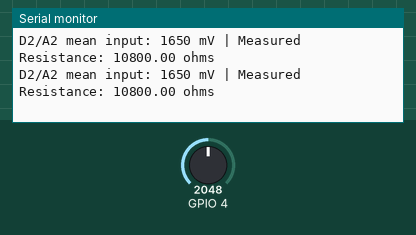
The sketch below on a simulated Seeed XIAO ESP32-C3. On the bench: the last lines printed to the serial monitor. The test bench sets the inputs (shaded band); at power-on: GPIO 4 = 2048 (analog values on the 0–4095 scale). Nothing arrives over Bluetooth unless stated; a phone connects over Bluetooth LE 3 s after start.

Above: at 3.8 s.
3.9 s: GPIO 4 set to 2490
At 4.17 s:
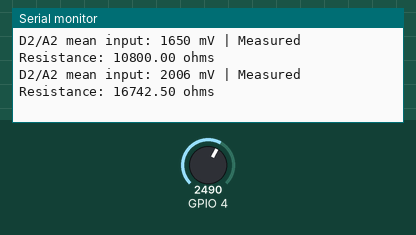
5.4 s: GPIO 4 set to 2410
At 5.59 s:
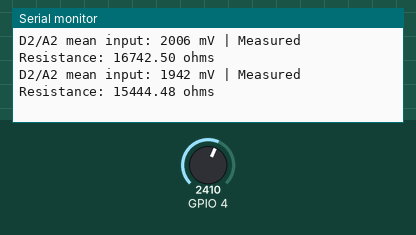
Timing chart, 0 to 8.4 s (numbered marks = the images above; inputs shaded):
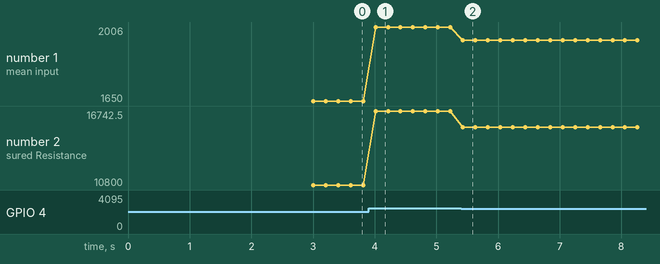

Measured:
- after the input at 3.9 s, the serial monitor: prints a new line after 0.11 s (image 1)
- after the input at 5.4 s, the serial monitor: prints a new line at once (image 2)
- plotted number 1: 1650 → 2006 after the input at 3.9 s, 2006 → 1942 after the input at 5.4 s
- plotted number 2: 10800 → 16742.5 after the input at 3.9 s, 16742.5 → 15444.48 after the input at 5.4 s

The sketch:

legacy_sensorlab.ino
```cpp
/*
 * SensorLab legacy firmware (v1 text-float protocol).
 *
 * This preserves the laboratory's earlier acquisition model for comparison with
 * the SLTP v2 firmware. It is intentionally a separate sketch: it advertises
 * the legacy Nordic-UART-style UUIDs and sends one UTF-8 text resistance value.
 *
 * Connect this firmware in SensorLab with:
 *   Legacy & standard -> SensorLab ESP32 (legacy text)
 * Do NOT select SensorLab v2 (SLTP); its UUIDs and binary packet format differ.
 *
 * Hardware wiring (fixed for this sketch): 3V3 -- 10.8kΩ -- D2/A2 -- JST pin 1,
 * and JST pin 2 -- GND. The external resistance is therefore the lower leg:
 * R_external = R_FIXED × Vout / (V_IN - Vout).
 */
#include <Arduino.h>
#include <Wire.h>
#include <BLEDevice.h>
#include <BLEUtils.h>
#include <BLEServer.h>
#include <BLE2902.h>

// XIAO ESP32-C3 D2 is A2 / GPIO4 / ADC1_CH4. The sensor output is wired to D2.
#define SENSOR_PIN A2
#define R_FIXED_OHM 10800.0f
#define V_IN_VOLTS 3.3f
#define ADC_SAMPLES 16
// ESP32-C3 calibrated ADC range at 11 dB attenuation is approximately 0–2.5 V.
// Above this, report the legacy open-circuit sentinel rather than a false resistance.
#define ADC_MAX_VALID_MV 2450u

#define SERVICE_UUID        "6E400001-B5A3-F393-E0A9-E50E24DCCA9E"
#define CHARACTERISTIC_UUID "beb5483e-36e1-4688-b7f5-ea07361b26a8"

BLEServer* pServer = NULL;
BLECharacteristic* pCharacteristic = NULL;
bool deviceConnected = false;

class MyServerCallbacks : public BLEServerCallbacks {
    void onConnect(BLEServer*) override {
        deviceConnected = true;
        Serial.println("BLE Client Connected.");
    }

    void onDisconnect(BLEServer* pServer) override {
        deviceConnected = false;
        Serial.println("BLE Client Disconnected. Restarting Advertisement...");
        pServer->getAdvertising()->start();
    }
};

void setup() {
    Serial.begin(115200);
    analogReadResolution(12);
    analogSetPinAttenuation(SENSOR_PIN, ADC_11db);
    Serial.println("Starting legacy BLE firmware: D2/A2 divider input.");

    BLEDevice::init("Phyphox");
    pServer = BLEDevice::createServer();
    pServer->setCallbacks(new MyServerCallbacks());

    BLEService* pService = pServer->createService(SERVICE_UUID);
    pCharacteristic = pService->createCharacteristic(
        CHARACTERISTIC_UUID,
        BLECharacteristic::PROPERTY_READ | BLECharacteristic::PROPERTY_NOTIFY
    );
    pCharacteristic->addDescriptor(new BLE2902());
    pService->start();

    BLEAdvertising* pAdvertising = BLEDevice::getAdvertising();
    pAdvertising->addServiceUUID(SERVICE_UUID);
    pServer->getAdvertising()->start();
    Serial.println("Legacy BLE service started. Waiting for connection...");
}

void loop() {
    if (deviceConnected) {
        uint32_t sumMilliVolts = 0;
        for (int i = 0; i < ADC_SAMPLES; i++) {
            sumMilliVolts += analogReadMilliVolts(SENSOR_PIN);
        }
        const uint32_t meanMilliVolts = sumMilliVolts / ADC_SAMPLES;
        const float V_out = meanMilliVolts / 1000.0f;

        float R_s;
        if (meanMilliVolts > ADC_MAX_VALID_MV || V_out >= (V_IN_VOLTS - 0.01f)) {
            R_s = 1e6f;
        } else {
            R_s = R_FIXED_OHM * (V_out / (V_IN_VOLTS - V_out));
        }

        Serial.print("D2/A2 mean input: ");
        Serial.print(meanMilliVolts);
        Serial.print(" mV | Measured Resistance: ");
        Serial.print(R_s);
        Serial.println(" ohms");

        // 16 bytes safely holds the historical 1,000,000.00 sentinel plus NUL.
        char resistanceStr[16];
        dtostrf(R_s, 8, 2, resistanceStr);
        pCharacteristic->setValue(resistanceStr);
        pCharacteristic->notify();
        delay(200);
    }
}
```
